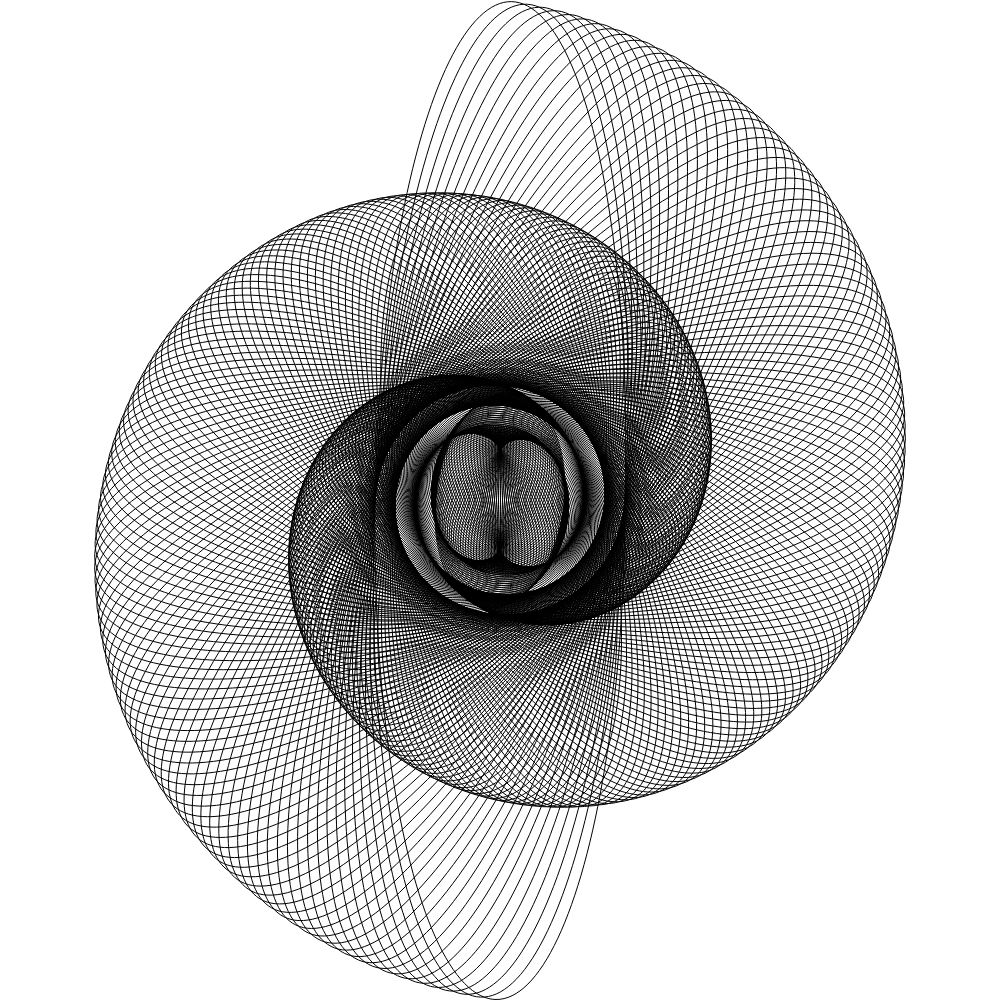
Frame 1 (no input)
Frame 60 (no input): identical to frame 1, image omitted
Frame 120 (the mouse pressed at the canvas centre since frame 60): identical to frame 1, image omitted

The p5.js sketch that drew this single still picture (run headless with seeded random() and noise() and a simulated clock; from frame 60 on, the mouse is pressed at the canvas centre):

// p5.js sketch
// ── sketch.js
let xr;
let yr;
const dxr = -.1;
const dyr = -1;
let a = 0;
let da = Math.PI/100;
let divdr = Math.PI/da;
let rotateA = 0;
function setup() {
  const minSide = min(innerWidth,innerHeight)
  createCanvas(minSide,minSide);
  noFill();
  background(255);
  xr = width/8;
  yr = height/2;
  translate(width/2,height/2);
  beginShape();
  while(a<=609*PI) {
    const x1 = xr*cos(a);
    const y1 = yr*sin(a);
    const x = x1*cos(rotateA)-y1*sin(rotateA);
    const y = x1*sin(rotateA)+y1*cos(rotateA);
    curveVertex(x,y);

    rotateA += PI/20000;
    a += da;
    xr += dxr/divdr;
    yr += dyr/divdr;
  }
  endShape();
}

function draw() {
}
